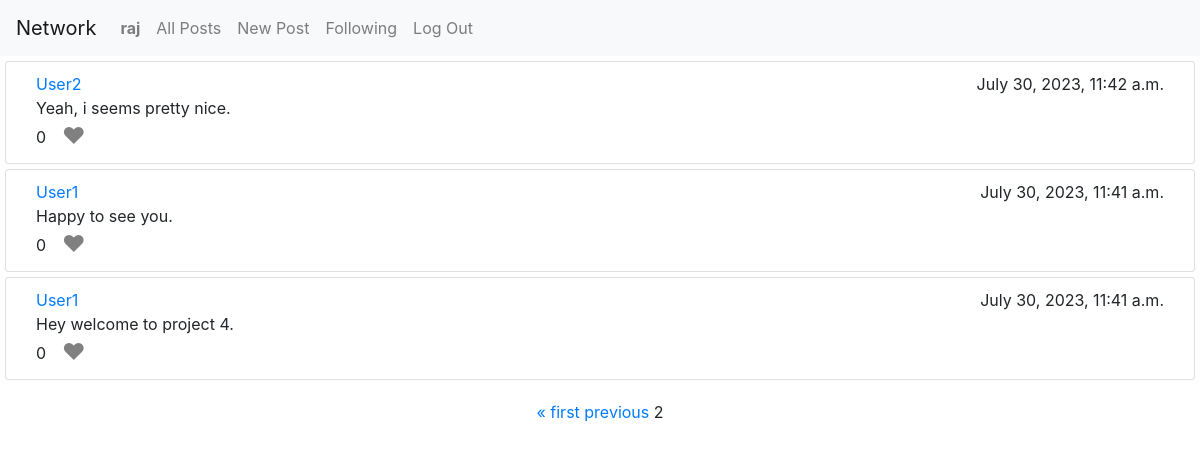
/?page=2 (signed in), run on the app's committed database.
### network/models.py (models this page shows, shortened)
class User(AbstractUser):
    followers = models.ManyToManyField('self', related_name="followersUser", symmetrical=False, null=True, blank=True)
    following = models.ManyToManyField('self', related_name="followingUser", symmetrical=False, null=True, blank=True)

class Post(models.Model):
    user = models.ForeignKey(User, on_delete=models.CASCADE)
    post = models.TextField()
    time = models.DateTimeField(auto_now=True)
    likes = models.ManyToManyField(User, related_name='likepost')

### network/views.py (the view)
# urls.py: path("", views.index, name="index"),
def index(request):
    if request.user.is_authenticated:
        post_list = Post.objects.all().order_by('-time')
        paginator = Paginator(post_list, 10)  # Set the number of posts per page
        page_number = request.GET.get('page')
        posts = paginator.get_page(page_number)
        return render(request, "network/index.html", {"posts": posts})
    return HttpResponseRedirect('login')

### network/templates/network/index.html (shortened to what this page needs)
{% extends "network/layout.html" %}
{% block body %}
    {% for post in posts %}
    <div class="card" style="margin: 5px; box-sizing: border-box; padding: 10px 30px;">
        <div class="cardInner" style="display: flex; flex-direction: column;">
            <div style="display: flex; justify-content: space-between;">
                <a href="{% url 'profile' post.user %}">{{post.user}}</a>
                <div>{{post.time}}</div>
            </div>
            <div id="post-content-{{ post.id }}">{{post.post}}</div>
            <div style="display: flex; align-items: center;">
                <div id="post-content-like-count-{{ post.id }}">{{post.likes.count}}</div>
                {% if request.user in post.likes.all %}
                    <button class="like-button" id="post-content-like-button-{{ post.id }}" data-post-id="{{ post.id }}"  style="color: red;">&hearts;</button>
                {% else %}
                    <button class="like-button" id="post-content-like-button-{{ post.id }}" data-post-id="{{ post.id }}"  style="color: grey;" >&hearts;</button>
                {% endif %}
            </div>
        </div>
    </div>
    {% endfor %}
        {% if user.is_authenticated %}
        <div class="pagination" >
            <span class="step-links">
                {% if posts.has_previous %}
                    <a href="?page=1">&laquo; first</a>
                    <a href="?page={{ posts.previous_page_number }}">previous</a>
                {% endif %}
                <span class="current-page">{{ posts.number }}</span>
            </span>
        </div>
        {% endif %}
{% endblock %}

### network/templates/network/layout.html (shortened to what this page needs)
{% load static %}
<!DOCTYPE html>
<html lang="en">
    <head>
        <link rel="stylesheet" href="https://stackpath.bootstrapcdn.com/bootstrap/4.4.1/css/bootstrap.min.css">
        <link href="{% static 'network/styles.css' %}" rel="stylesheet">
    </head>
    <body style="height: 100vh;">
        <nav class="navbar navbar-expand-lg navbar-light bg-light">
            <a class="navbar-brand" href="">Network</a>
            <div>
              <ul class="navbar-nav mr-auto">
                {% if user.is_authenticated %}
                    <li class="nav-item">
                        <a class="nav-link" href="{% url 'profile' user.username %}"><strong>{{ user.username }}</strong></a>
                    </li>
                    <li class="nav-item">
                    <a class="nav-link" href="{% url 'index' %}">All Posts</a>
                    </li>
                    <li class="nav-item">
                        <a class="nav-link" href="{% url 'newpost' %}">New Post</a>
                    </li>
                    <li class="nav-item">
                        <a class="nav-link" href="{% url 'following' %}">Following</a>
                    </li>
                    <li class="nav-item">
                        <a class="nav-link" href="{% url 'logout' %}">Log Out</a>
                    </li>
                {% endif %}
              </ul>
            </div>
        </nav>
        <div class="body">
            {% block body %}
            {% endblock %}
        </div>
    </body>
</html>

### network/static/network/styles.css (style rules this page uses)
.like-button { color: grey; font-size: 23px; height: 23px; margin: 5px 10px; display: flex; align-items: center; background: none; border: none; }
.pagination { position: relative; display: flex; justify-content: center; margin: 20px; }

### data on the page
User: username "raj"
Post: user "User2", time "July 30, 2023, 11:42 a.m.", post "Yeah, i seems pretty nice.", likes.count "0"
Post: user "User1", time "July 30, 2023, 11:41 a.m.", post "Happy to see you.", likes.count "0"
Post: user "User1", time "July 30, 2023, 11:41 a.m.", post "Hey welcome to project 4.", likes.count "0"

### other printed values
{{ posts.number }} "2"
